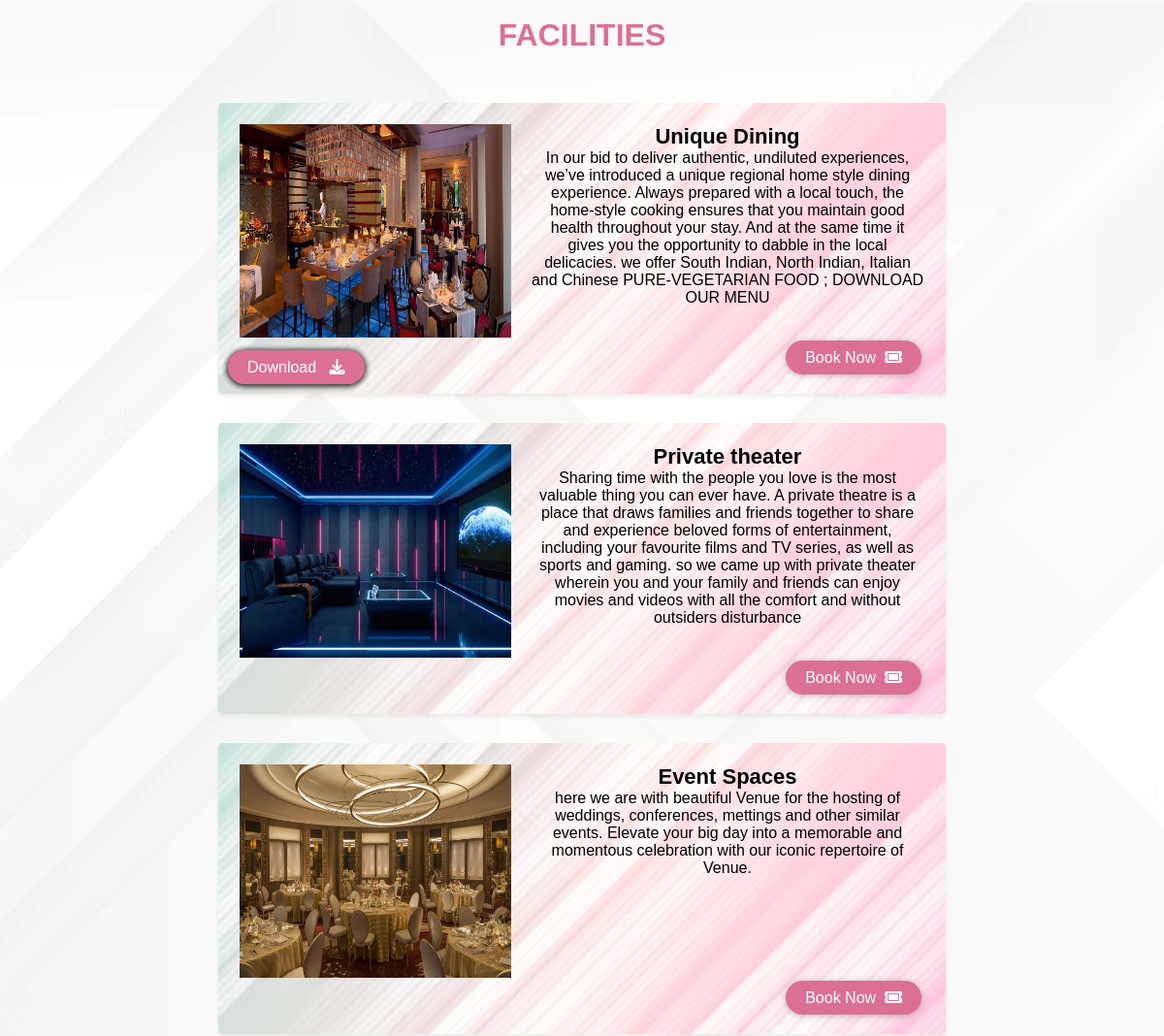
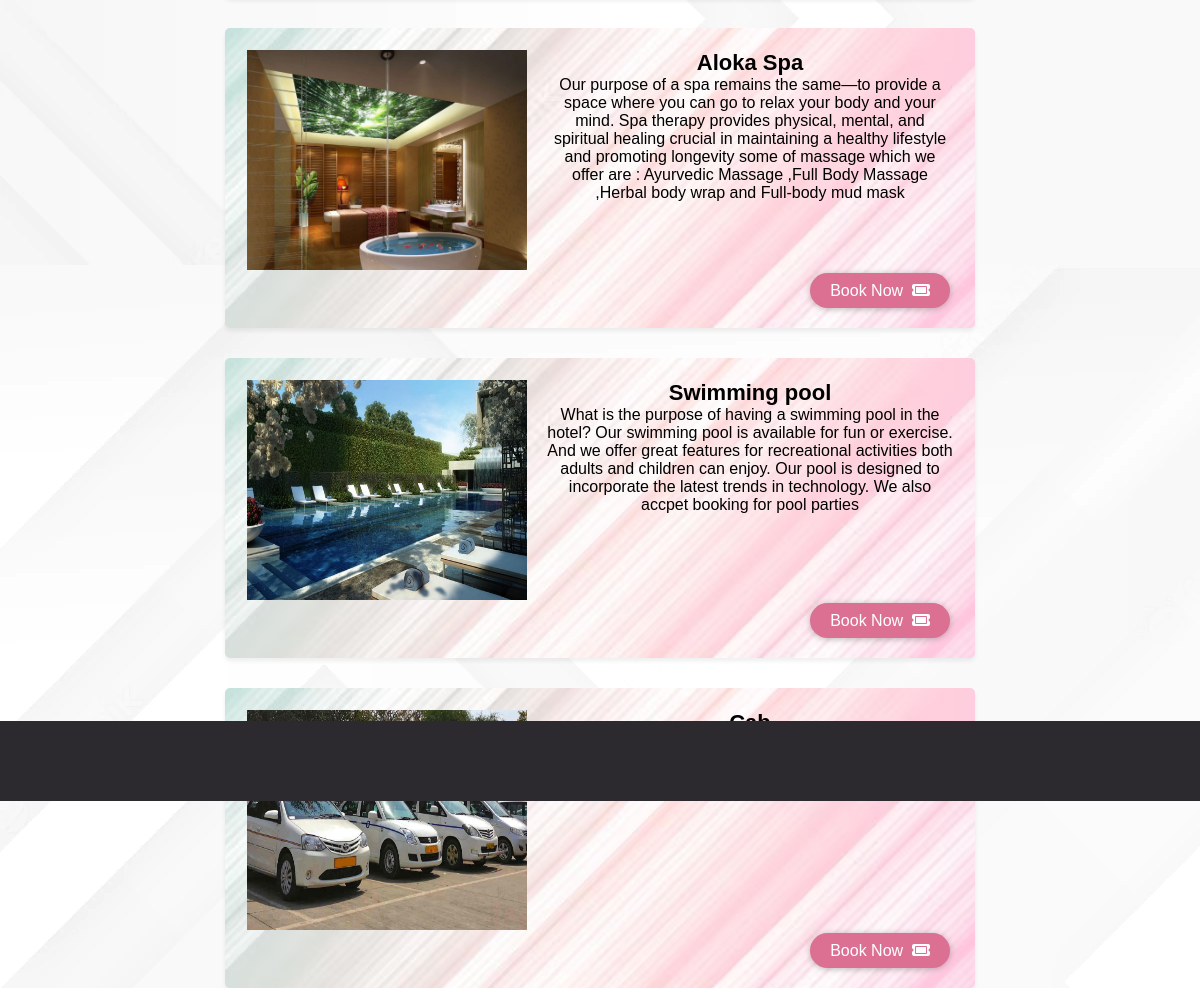
Screenshot of /facilities with the database file from the repository (2 pictures, top to bottom).
### tables this page shows
CREATE TABLE "factdetails" (
	"name"	TEXT,
	"desc"	TEXT,
	"price"	INTEGER,
	"image"	BLOB,
	PRIMARY KEY("name")
);

### app.py (the view)
@app.get("/facilities", response_class=HTMLResponse)
def facilities(request: Request):
    facilities = db.executeQuery("select * from factdetails")
    for facility in facilities:
        print(type(facility))
    return templates.TemplateResponse("facilities.html", {"request": request, "factdetails":facilities})

### templates/facilities.html (shortened to what this page needs)
<html>
<head>
  <link rel="stylesheet" href="/static/css/style.css">
  <link rel="stylesheet" href="https://cdnjs.cloudflare.com/ajax/libs/font-awesome/6.2.1/css/all.min.css">
</head>
<body>
  <br><h1>FACILITIES</h1><br><br>
  <div> <ul class="groups">
      {% for facility in factdetails %}
      <li>
        <div class="image-session">
          <span class="image">
            <img src="{{facility.image}}" alt="" height="150" />
          </span><br><br>
        </div>
        <div class="head">
          <div>
            <h5 class="b"> {{facility.name}} </h5>
            <p> {{facility.desc}}</p>
            <a href="/login" class="button">Book Now&nbsp;&nbsp;<i class="fa-solid fa-ticket"></i></a>
          </div>
        </div>
      </li>
      <a href="/static/image/hotel_elite_food_menu.pdf" class="button1">Download&nbsp;&nbsp; <i class="fa-solid fa-download"></i></a>
      {% endfor %}
    </ul></div>
  <div class="divf"></div>
  <div class="div2"></div><br>
  <footer class="footer-distributed">
  </footer>
</body>
</html>

### static/css/style.css (style rules this page uses)
* { margin: 0; padding: 0; font-family: Tahoma, Geneva, sans-serif; box-sizing: border-box; }
body { margin: 0; padding: 0; height: max-content; width: auto; scroll-behavior: smooth; overflow-x: hidden; overflow-y: scroll; }
footer { position:relative; margin-top: auto; }
.footer-distributed { background-color: #2c292f; width: 100%; text-align: left; font: bold 16px sans-serif; padding: 40px 40px 40px 40px; margin-top: 80px; display: block; color: white; font-size: 18px; font-weight: bold; margin-bottom: 20px; }
:root { --width: 100%; --height: 100%; --border-width: 200px; --border-height: 200px; }
img { width: var(--width); height: var(--height); }
body { background: #eee; }
.groups { margin: 0 auto; width: 780px; padding: 10px; height: auto; color: #000; }
.groups li { position:relative; list-style: none; border-radius: 5px; box-shadow: 0 3px 4px 0 #0001; overflow: hidden; margin-bottom: 30px; transition: all 0.3s; }
.groups .image-session { float: left; overflow: hidden; margin-right: 20px; }
.groups .image-session .image { width: 280px; height: 220px; display: block; background-size: cover; background-position: center; }
.groups { position: relative; padding: 15px; display: block; height: 220px; }
.groups .head { display: flex; margin-bottom: 10px; }
.groups .button { position: absolute; bottom: 20px; right: 25px; background: palevioletred; color: #fff; line-height: 2.2; padding: 0 20px; border-radius: 50px; text-decoration: none; box-shadow: 0 1px 6px 0 #0004; transition: all 0.3s; }
.button1 { position: absolute; bottom: -85px; left: 25px; background: palevioletred; color: #fff; line-height: 2.2; padding: 0 20px; border-radius: 50px; text-decoration: none; box-shadow: 0 1px 6px 0 #0004; transition: all 0.3s; }
p,ul li,ol li { font-weight: 300; }
ul { margin: 0; padding: 0; }
ol li,ul li { list-style: outside none none; }
li { background-position: center; padding: 22px; }
.divf { padding-top: 80%; }
.div2 { padding-top: 35%; }
div,span,a,h1,h2,h3,h4,header,p { text-align: center; }
.b { text-align: center; font-size: 22px; color: #000 !important; }
h1, h5 { color: palevioletred; }

### templates/facilities.html (style rules this page uses)
body { background-image: url(/static/image/bg1.webp) !important; }
.groups li { background-image: url(/static/image/bgfact2.avif) !important; }

### rows the page displays
factdetails: image (picture), name "Unique Dining", desc "In our bid to deliver authentic, undiluted experiences, we’ve introduced a unique regional home style dining experience. Always prepared with a local touch, the home-style cooking ensures that you maintain good health throughout your stay. And at the same time it gives you the opportunity to dabble in the local delicacies. we offer South Indian, North Indian, Italian and Chinese PURE-VEGETARIAN FOOD ; DOWNLOAD OUR MENU"
factdetails: image (picture), name "Private theater", desc "Sharing time with the people you love is the most valuable thing you can ever have. A private theatre is a place that draws families and friends together to share and experience beloved forms of entertainment, including your favourite films and TV series, as well as sports and gaming. so we came up with private theater wherein you and your family and friends can enjoy movies and videos with all the comfort and without outsiders disturbance"
factdetails: image (picture), name "Event Spaces", desc "here we are with beautiful Venue for the hosting of weddings, conferences, mettings and other similar events. Elevate your big day into a memorable and momentous celebration with our iconic repertoire of Venue."
factdetails: image (picture), name "Aloka Spa", desc "Our purpose of a spa remains the same—to provide a space where you can go to relax your body and your mind. Spa therapy provides physical, mental, and spiritual healing crucial in maintaining a healthy lifestyle and promoting longevity some of massage which we offer are : Ayurvedic Massage ,Full Body Massage ,Herbal body wrap and Full-body mud mask"
factdetails: image (picture), name "Swimming pool", desc "What is the purpose of having a swimming pool in the hotel? Our swimming pool is available for fun or exercise. And we offer great features for recreational activities both adults and children can enjoy. Our pool is designed to incorporate the latest trends in technology. We also accpet booking for pool parties"
factdetails: image (picture)
